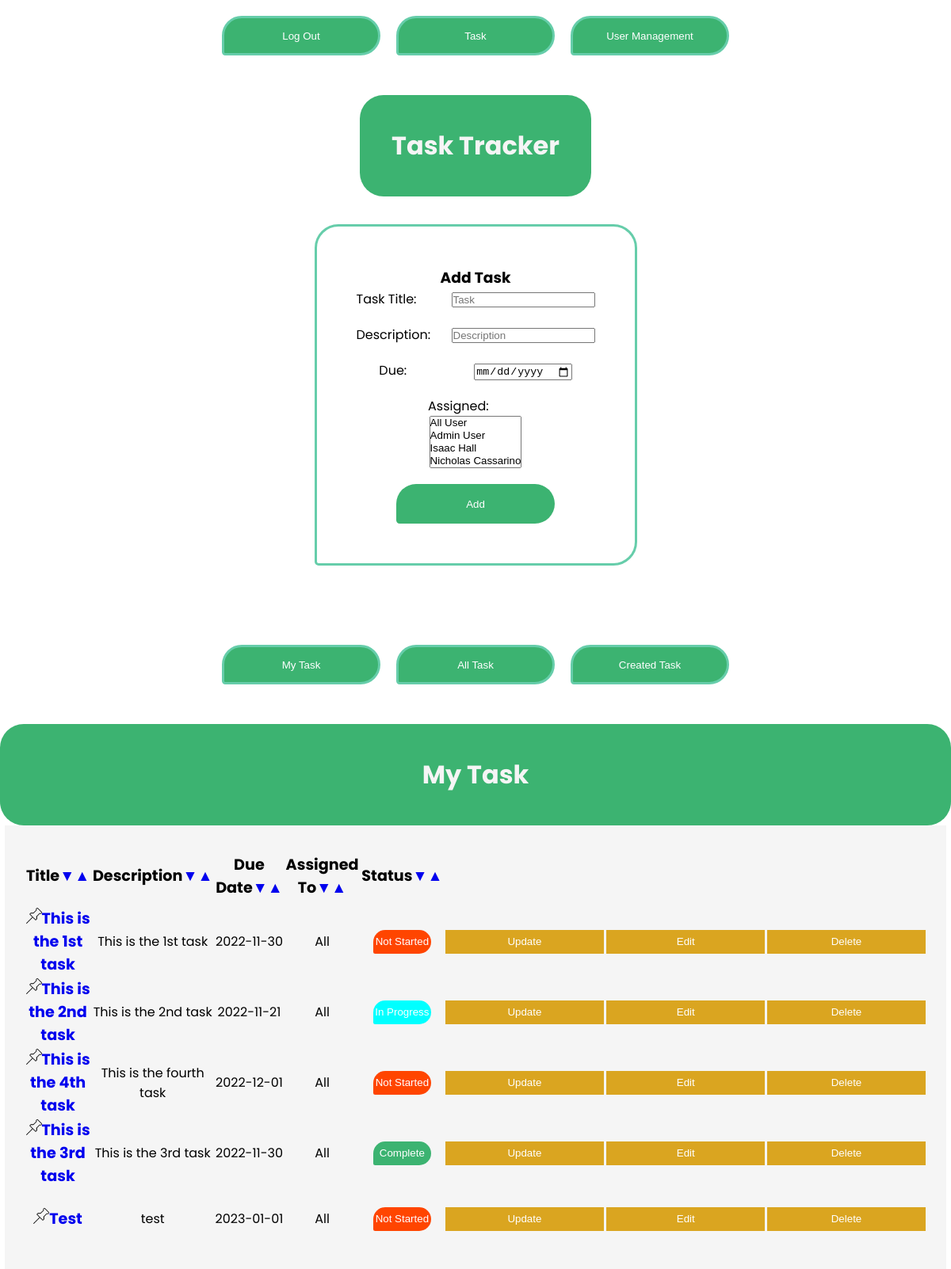
Page /task (signed in) on the committed database.
### models.py (models this page shows, shortened)
class Todo(db.Model):
    id = db.Column(db.Integer, primary_key=True)
    title = db.Column(db.String(100))
    description = db.Column(db.String(4150))
    assigned = db.Column(db.String(100))
    due = db.Column(db.Date)
    complete = db.Column(db.Integer)
    createdBy = db.Column(db.Integer)
    comments = db.relationship("Comment", backref="comment", cascade="all, delete-orphan", lazy=True)

### app.py (the view)
@app.route('/task')
def task():
    global user
    if user == User:
        return render_template('login.html', message="Please Log In To access this page")
    todo_list = Todo.query.all()
    user_list = User.query.all()
    return render_template('task.html', todo_list=todo_list, user_list=user_list, user=user)

### templates/task.html (shortened to what this page needs)
<!DOCTYPE html>
<html lang="en">
<head>
    <link rel="stylesheet" href="{{ url_for('static',filename='main.css') }}">
</head>
<body>
<div class="top-contain">
    <a href="/logout">
        <button class="top-bar">Log Out</button>
    </a>
    <a href="/task">
        <button class="top-bar">Task</button>
    </a>
    <a href="/ViewUsers">
        <button class="top-bar">User Management</button>
    </a>
</div>
<div class="h">
    <h1>Task Tracker</h1>
</div>
<form action="/add" method="post">
    <div class="register-container">
        <h3>Add Task</h3>
        <div class="form-item">
            <label>Task Title:</label>
            <input required type="text" name="title" placeholder="Task">
        </div>
        <div class="form-item">
            <label>Description:</label>
            <input type="text" name="description" placeholder="Description">
        </div>
        <div class="form-item">
            <label>Due:</label>
            <input required type="date" name="due">
        </div>
        <label>Assigned:</label>
        <select required name="assigned" id="assigned" multiple>
            <option value="All">All User</option>
            {% for user in user_list %}
                <option value="{{ user.name }}">{{ user.name }}</option>
            {% endfor %}
        </select>
        <button class="submit-button" type="submit">Add</button>
    </div>
</form>
<div class="top-contain">
    <button class="top-bar filter-button" onclick="toggle_visibility('myTask')">My Task</button>
    {% if user.access==1 %}
        <button class="top-bar filter-button" onclick="toggle_visibility('allTask')">All Task</button>
    {% endif %}
    <button class="top-bar filter-button" onclick="toggle_visibility('createdTask')">Created Task</button>
</div>
<div id="myTask">
    <div class="h">
        <h1>My Task</h1>
    </div>
    <div id="todo" class="todo">
        <table>
            <thead>
                <th>Title<a href="/task/Title/0">&#9660;</a><a href="/task/Title/1">&#9650;</a></th>
                <th>Description<a href="/task/Description/0">&#9660;</a><a href="/task/Description/1">&#9650;</a></th>
                <th>Due Date<a href="/task/Due/0">&#9660;</a><a href="/task/Due/1">&#9650;</a></th>
                <th>Assigned To<a href="/task/AssignedTo/0">&#9660;</a><a href="/task/AssignedTo/1">&#9650;</a></th>
                <th>Status<a href="/task/Status/0">&#9660;</a><a href="/task/Status/1">&#9650;</a></th>
            <th></th>
            <th></th>
            </thead>
            <tbody>
            {% for todo in todo_list %}
                <tr>
                    {% if user.name in todo.assigned or todo.assigned=="All" %}
                        <td class="title"><a href="/pin/{{ todo.id }}"><img height="20px" width="20px"
                                                                            src="{{ url_for('static',filename='pin.png') }}" alt="pin"><a
                                href="/viewTask/{{ todo.id }}">{{ todo.title }}</a></td>
                        <td>{{ todo.description }}</td>
                        <td>{{ todo.due }}</td>
                        <td>{{ todo.assigned }}</td>
                        <td>{% if todo.complete == 0 %}
                            <button class="notStarted">Not Started</button>
                        {% elif todo.complete == 1 %}
                            <button class="inProgress">In Progress</button>
                        {% else %}
                            <button class="complete">Complete</button>
                        {% endif %}</td>
                        <td><a href="/update/{{ todo.id }}">
                            <button>Update</button>
                        </a></td>
                        {% if todo.createdBy == user.id or user.access == 1 %}
                            <td><a href="/editTask/{{ todo.id }}">
                                <button>Edit</button>
                            </a></td>
                            <td><a href="/delete/{{ todo.id }}">
                                <button>Delete</button>
                            </a></td>
                        {% endif %}</tr>
                    {% endif %}
            {% endfor %}
            </tbody>
        </table>
    </div>
</div>
</body>
</html>

### static/main.css (style rules this page uses)
h1 { color: whitesmoke; }
label:not(.ex) { display: block; float: left; width: 120px; font-family: 'Poppins', sans-serif; text-align: left; }
h3 { font-weight: bold; text-align: left; font-family: 'Poppins', sans-serif; }
th { font-size: larger; height: 75px; width: 550px; font-family: 'Poppins', sans-serif; }
td { height: 75px; }
tbody { font-family: 'Poppins', sans-serif; }
td > a > button:not(.exclude) { width: 200px; height: 30px; background-color: goldenrod; border-style: none; color: white; }
a { text-decoration: none; }
.todo { text-align: center; background-color: whitesmoke; width: 95%; margin-left: auto; margin-right: auto; padding: 2%; }
.inProgress { background-color: aqua; border-style: none; color: white; height: 30px; width: 70%; border-radius: 30px 30px 30px 5px; }
.complete { background-color: mediumseagreen; border-style: none; color: white; height: 30px; width: 70%; border-radius: 30px 30px 30px 5px; }
.notStarted { background-color: orangered; border-style: none; color: white; height: 30px; width: 70%; border-radius: 30px 30px 30px 5px; }
.title { font-weight: bold; font-size: larger; }
.top-bar { background-color: mediumseagreen; border-style: solid; border-color: mediumaquamarine; border-width: 3px; color: white; height: 50px; width: 200px; margin-right: 10px; margin-left: 10px; border-radius: 30px 30px 30px 5px; }
.top-contain { margin-top: 20px; display: flex; justify-content: center; }
* { padding: 0px; margin: 0px; }
body { display: flex; flex-direction: column; align-items: center; gap:30px }
.submit-button { background-color: mediumseagreen; border-style: none; color: white; height: 50px; width: 200px; margin-top: 20px; border-radius: 30px 30px 30px 5px; }
.register-container { margin-top: 5px; display: flex; flex-direction: column; justify-content: center; align-items: center; padding: 50px; border: solid; border-color: mediumaquamarine; border-radius: 30px 30px 30px 5px; }
div.h { margin-top: 20px; flex-direction: column; text-align: center; font-family: 'Poppins', sans-serif; background-color: mediumseagreen; display:flex; padding: 40px; border-radius: 30px; justify-content: space-between; color: white; }
div.form-item { margin-bottom: 20px; font-family: 'Poppins', sans-serif; }
.filter-button { margin-top: 50px; }

### rows in the picture
Todo: title "This is the 1st task", description "This is the 1st task", due "2022-11-30", assigned "All", complete "Not Started"
Todo: title "This is the 2nd task", description "This is the 2nd task", due "2022-11-21", assigned "All", complete "In Progress"
Todo: title "This is the 4th task", description "This is the fourth task", due "2022-12-01", assigned "All", complete "Not Started"
Todo: title "This is the 3rd task", description "This is the 3rd task", due "2022-11-30", assigned "All", complete "Complete"
Todo: title "Test", description "test", due "2023-01-01", assigned "All", complete "Not Started"
